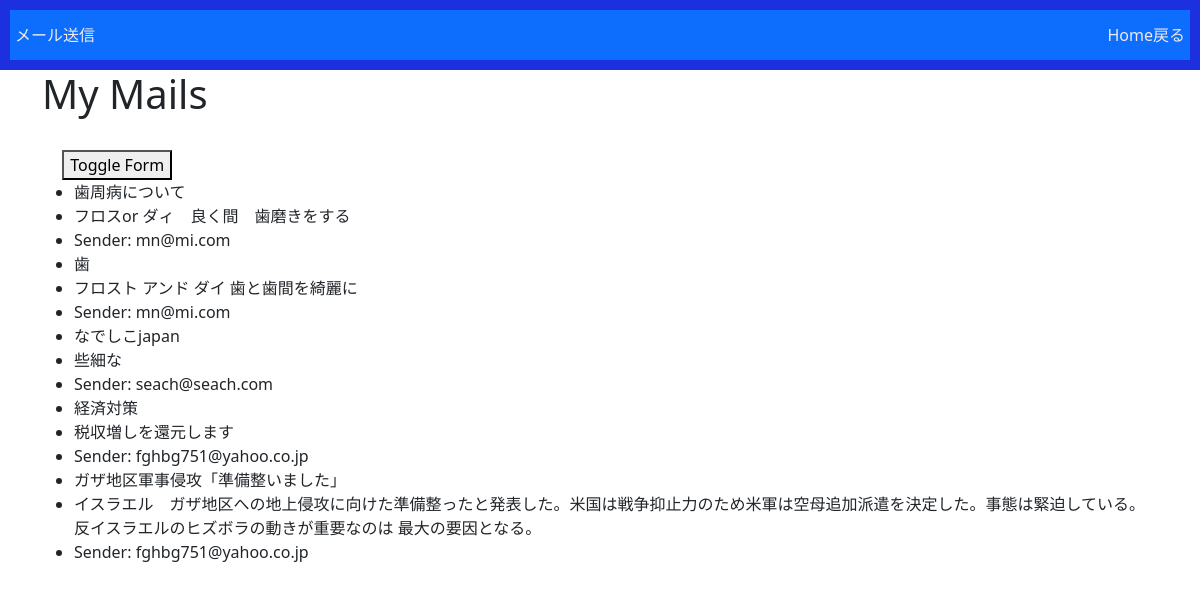
Before: /myapp/mymail/list/ with the older database file.
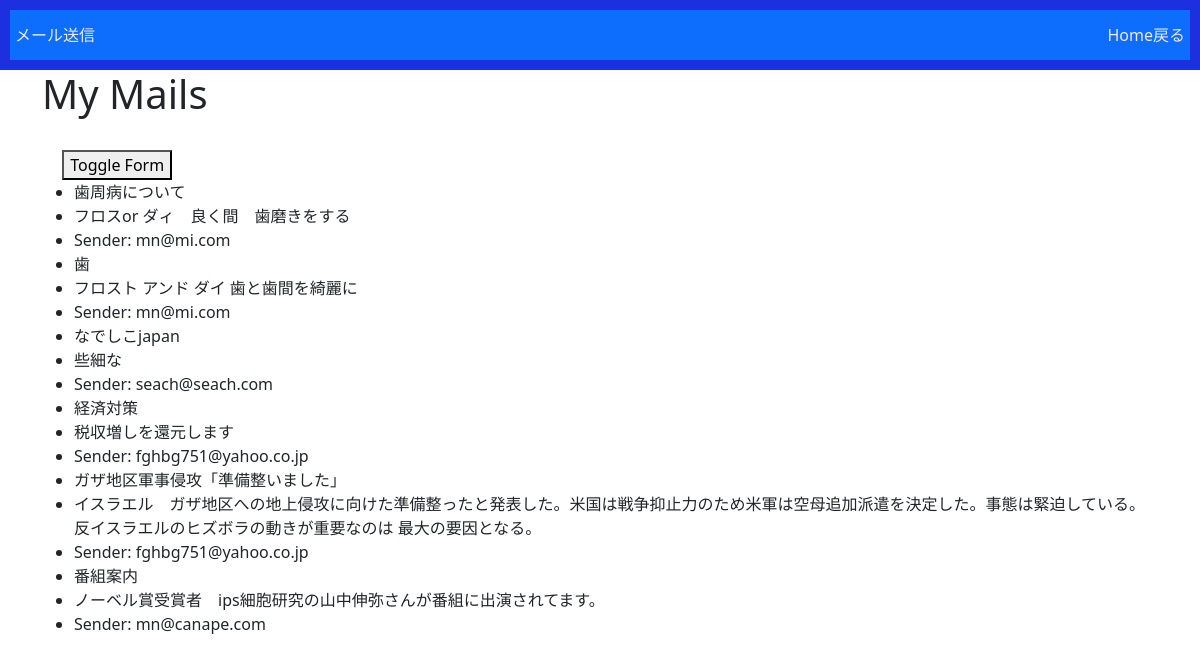
After: the same page with the newer database file.
### myapp/models.py (models this page shows, shortened)
class MyMail(models.Model):  # MyMail という名前のモデルを作成する
    subject = models.CharField(max_length=255)
    message = models.TextField()
    sender = models.EmailField()
    timestamp = models.DateTimeField(auto_now_add=True)

### myapp/views.py (the view)
# urls.py: path('mymail/list/', views.mymail_list, name='mymail_list'),
def mymail_list(request):
    search_param = request.GET.get('search', '')
    print("search パラメータの値:", search_param)
    search_form = MyMailForm(request.GET)
    objects = MyMail.objects.all()
    if search_form.is_valid() and search_form.cleaned_data['search']:
        search_term = search_form.cleaned_data['search']
        objects = objects.filter(subject__icontains=search_term)
    context = {'object_list': objects, 'search_form': search_form}
    return render(request, 'myapp/mymail_list.html', context)

### myapp/templates/myapp/mymail_list.html (shortened to what this page needs)
{% extends "base.html" %}
{% block content %}
  <header>
    <nav class="navbar navbar-dark bg-primary">
    <a href="{% url 'mymail_form' %}">メール送信</a>
    <a href="{% url 'myapp-list' %}">Home戻る</a>
  </nav></header>
  <div class="container">
  <h1>My Mails</h1>
<BR>&emsp;
<button id="toggle-form">Toggle Form</button>
  {% if object_list %}
    <ul>
      {% for obj in object_list %}
        <li>{{ obj.subject }}</li>
        <li>{{ obj.message }}</li>
        <li>Sender: {{ obj.sender }}</li>
      {% endfor %}
    </ul>
  {% else %}
    <p>No matching mails found.</p>
  {% endif %}
{% endblock %}

### myapp/templates/base.html (shortened to what this page needs)
{% load static %}
<!doctype html>
<html lang="ja">
  <head>
    <link rel="stylesheet" href="{% static 'css/header.css' %}">
    <link rel="stylesheet" href="{% static 'css/footer.css' %}">
    <link href="https://cdn.jsdelivr.net/npm/bootstrap@5.0.0-beta1/dist/css/bootstrap.min.css" rel="stylesheet">
  </head>
  <body>
    {% block content %}{% endblock %}
  </body>
</html>

### static_local/css/header.css (style rules this page uses)
body { font-family: Arial, sans-serif; margin-left: 50px; padding: 0; }
header { background-color: #1c30e0; color: #ede5e5; padding: 10px; text-align: center; }
nav a { color: #eeeaea; text-decoration: none; padding: 5px; }

### static_local/css/footer.css (style rules this page uses)
html { position: relative; min-height: 100%; padding-bottom: 200px; box-sizing: border-box; }

Changed rows visible on the page:
added MyMail: subject "番組案内", message "ノーベル賞受賞者 ips細胞研究の山中伸弥さんが番組に出演されてます。", sender "mn@canape.com"
